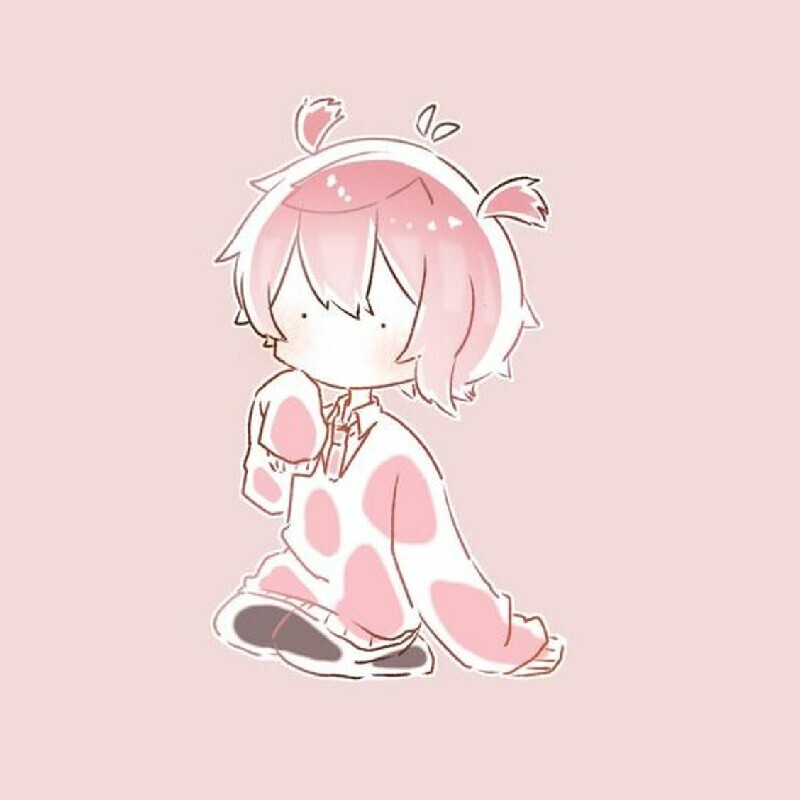
#> input picture Remove Image/input.jpg, 800 x 800 px, found by its file name
$ python removeimg.py
#> lines starting #> are read from the running program, lines starting #| are printed output that depends on the picture; after the words box and inside, x2 and y2 are one past the last pixel; in counts of white or black regions, pixels touching at a corner belong together
import numpy as np
import cv2
from PIL import Image
input_path = r'D:\Learn Python\Remove Image\input.jpg'
output_path = 'output.png'

input_image = cv2.imread(input_path)
#> input_image is the input picture: shape (800, 800, 3); mean B, G, R 214.6, 216.2, 240.1
output_image = cv2.cvtColor(input_image, cv2.COLOR_BGR2RGB)

# Chuyển đổi ảnh sang ảnh xám
gray_image = cv2.cvtColor(input_image, cv2.COLOR_BGR2GRAY)
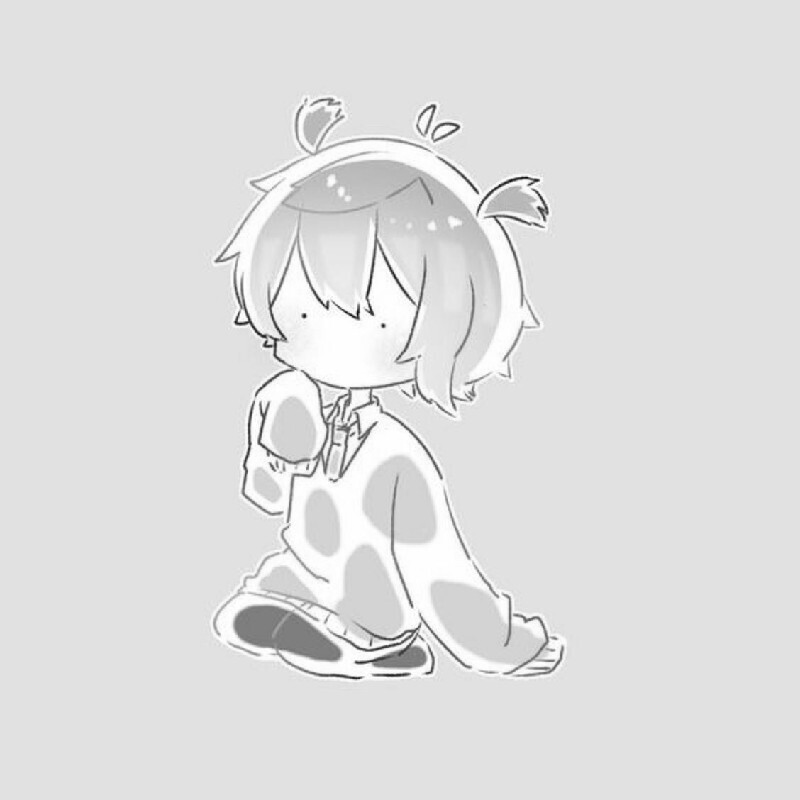
#> gray_image: shape (800, 800); min 11, max 255, mean 223.2

# Áp dụng ngưỡng nhị phân để tách nền
_, mask = cv2.threshold(gray_image, 200, 255, cv2.THRESH_BINARY_INV)
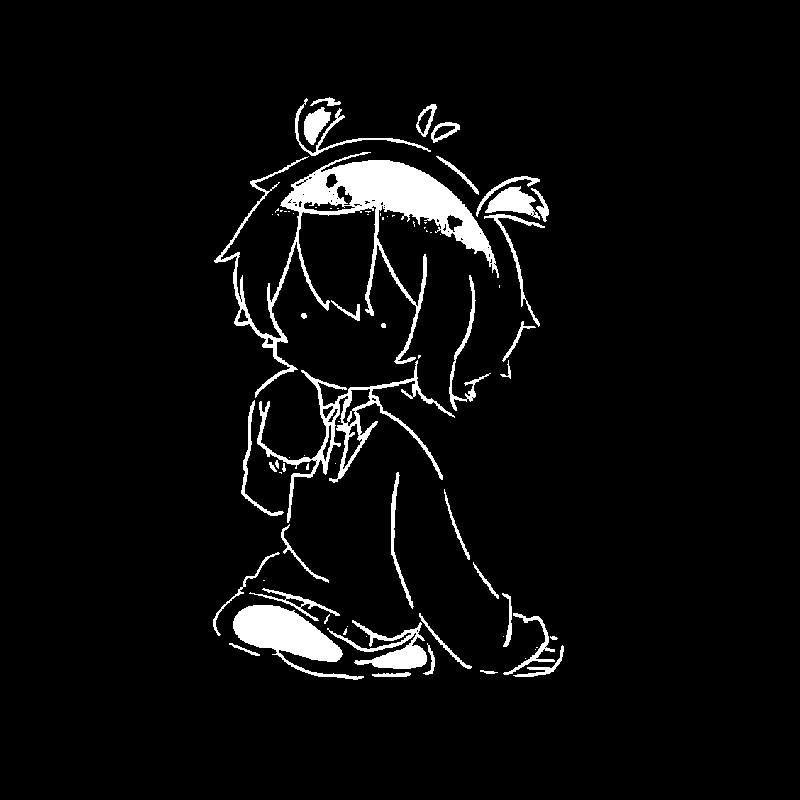
#> mask: shape (800, 800); 4.8% white; 78 white regions (38 under 20 px), largest, box (x1, y1, x2, y2) and area: (214, 152, 499, 398) 11706, (233, 605, 364, 680) 4084, (257, 360, 455, 523) 3581

# Kiểm tra và chỉnh sửa kích thước mask nếu cần
if mask.shape[:2] != input_image.shape[:2]:
    mask = cv2.resize(mask, input_image.shape[:2][::-1], interpolation=cv2.INTER_NEAREST)

# Áp dụng mask để loại bỏ nền
output_image = cv2.bitwise_and(output_image, output_image, mask=mask)
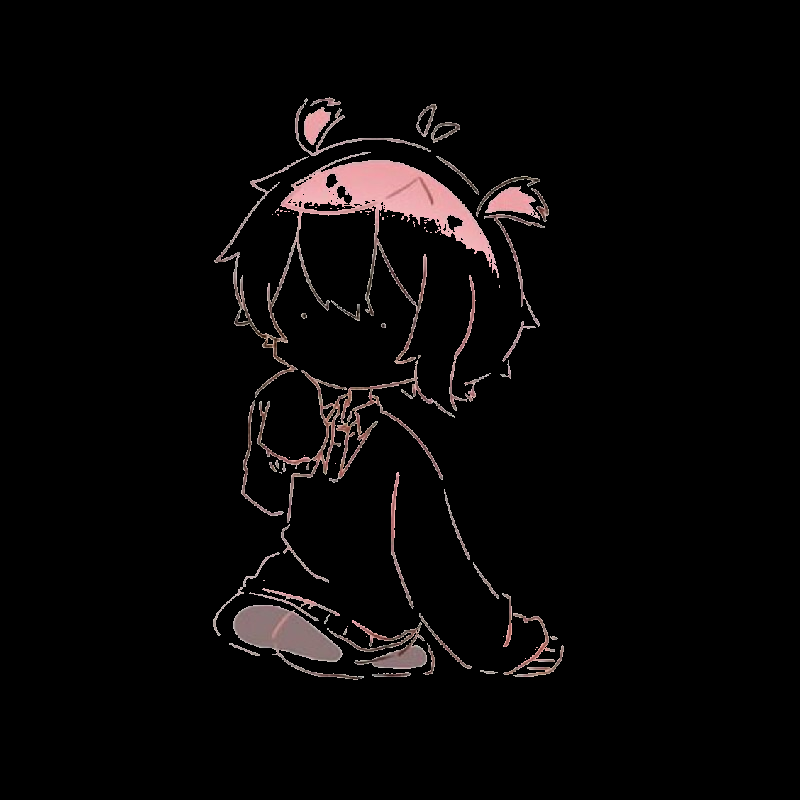
#> output_image: shape (800, 800, 3); mean R, G, B 8.7, 6.9, 6.9

# Lưu ảnh kết quả
output_image = Image.fromarray(output_image)
output_image.save(output_path)
